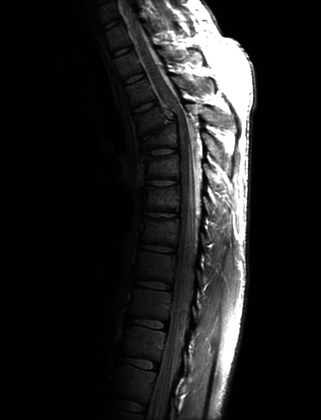
%> input picture Digital Image Processing/Class2/Code/Data/Fig_fractured_spine.tif, 321 x 420 px, shrunk from 746 x 976 before the run
$ octave Project2.m   (GNU Octave 9; MATLAB toolbox functions it lacks are replaced by stand-ins)
%> lines starting %> are read from the running program, lines starting %| are printed output that depends on the picture
% Read the original image
image = imread('/Users/youngbean/Desktop/Experiments in Digital Image Processing/Class2/Data/Fig_fractured_spine.tif');
%> image is the input picture: size 420x321 uint8; min 0, max 255, mean 32.6

% Normalize the image to the range [0, 1]
image = double(image) / 255; % Convert to double and normalize
%> image: size 420x321 double

% Define the range for parameters c and gamma
c_values = [0.5, 1, 2, 3]; % Scaling factors
gamma_values = [0.2, 0.4, 0.6, 0.8, 1.0, 1.2,1.4,1.6,1.8,2.0]; % Gamma values

% Create a new figure for displaying results
figure;

% Display the original image in a larger subplot
subplot(2, 1, 1); % Use the top half of the figure for the original image
imshow(image);
title('Original Image', 'FontSize', 14); % Larger title for better emphasis

% Calculate the number of subplots needed for enhanced images
num_c = length(c_values);
num_gamma = length(gamma_values);
total_images = num_c * num_gamma;

% Create a tiled layout for enhanced images (adjusting rows/cols)
cols = num_gamma; % Columns match the number of gamma values
rows = num_c;     % Rows match the number of c values
figure;
subplot(2, 1, 2); % Use the bottom half for the tiled layout
t = tiledlayout(rows, cols, 'TileSpacing', 'compact', 'Padding', 'compact');

% Add row and column labels for better comparison
for r = 1:rows
    for g = 1:cols
        % Compute the current c and gamma values
        c = c_values(r);
        gamma = gamma_values(g);

        % Apply the power-law transformation
        transformed_image = c * (image .^ gamma);

        % Plot the transformed image in the corresponding tile
        nexttile;
        imshow(transformed_image);
        title(['c=', num2str(c), ', \gamma=', num2str(gamma)], 'FontSize', 10);
    end
end
%> this loop made 4 passes
%> pass 1, `for g = 1:cols  c = c_values(r); gamma = gamma_values(g);   transforme..`:
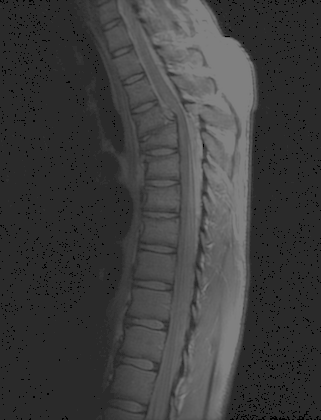
%> displayed picture: size 420x321, on the screen's scale of 0 to 255; min 0, max 128, mean 61.3
%> pass 1, `for g = 1:cols  c = c_values(r); gamma = gamma_values(g);   transforme..`:
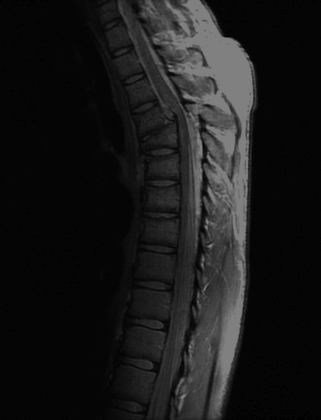
%> displayed picture: size 420x321, on the screen's scale of 0 to 255; min 0, max 128, mean 25.3

% Add global labels for rows and columns
xlabel(t, 'Gamma Values (\gamma)', 'FontSize', 12);
ylabel(t, 'Scaling Factors (c)', 'FontSize', 12);

% Add a global title
sgtitle('Power-law Transformations: Original and Enhanced Comparisons', 'FontSize', 16);
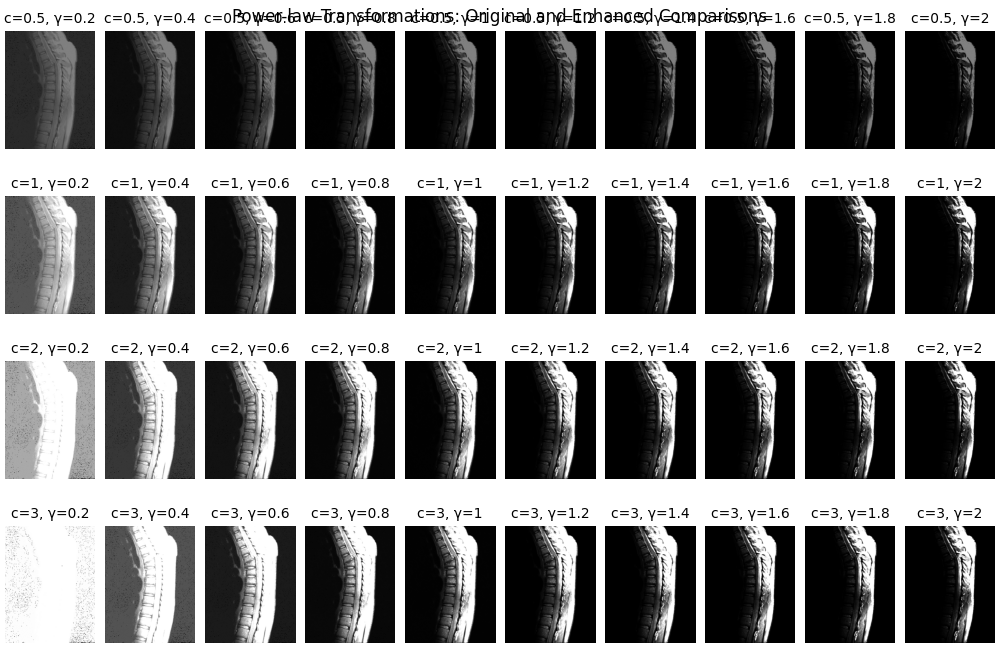
%> figure redrawn from the program's plot data, 40 panels

$ run again, with Digital Image Processing/Class2/Code/Data/Fig_DFT_no_log.tif copied over Digital Image Processing/Class2/Code/Data/Fig_fractured_spine.tif
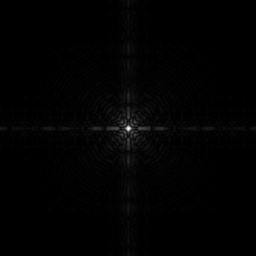
%> input picture Digital Image Processing/Class2/Code/Data/Fig_DFT_no_log.tif, 256 x 256 px
%> image is the input picture: size 256x256 uint8; min 0, max 255, mean 2.1
%> image: size 256x256 double
%> the loop `for r = 1:rows` made 4 passes
%> pass 1, `for g = 1:cols  c = c_values(r); gamma = gamma_values(g);   transforme..`:
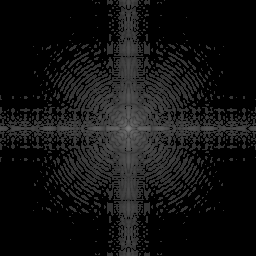
%> displayed picture: size 256x256, on the screen's scale of 0 to 255; min 0, max 128, mean 18.3
